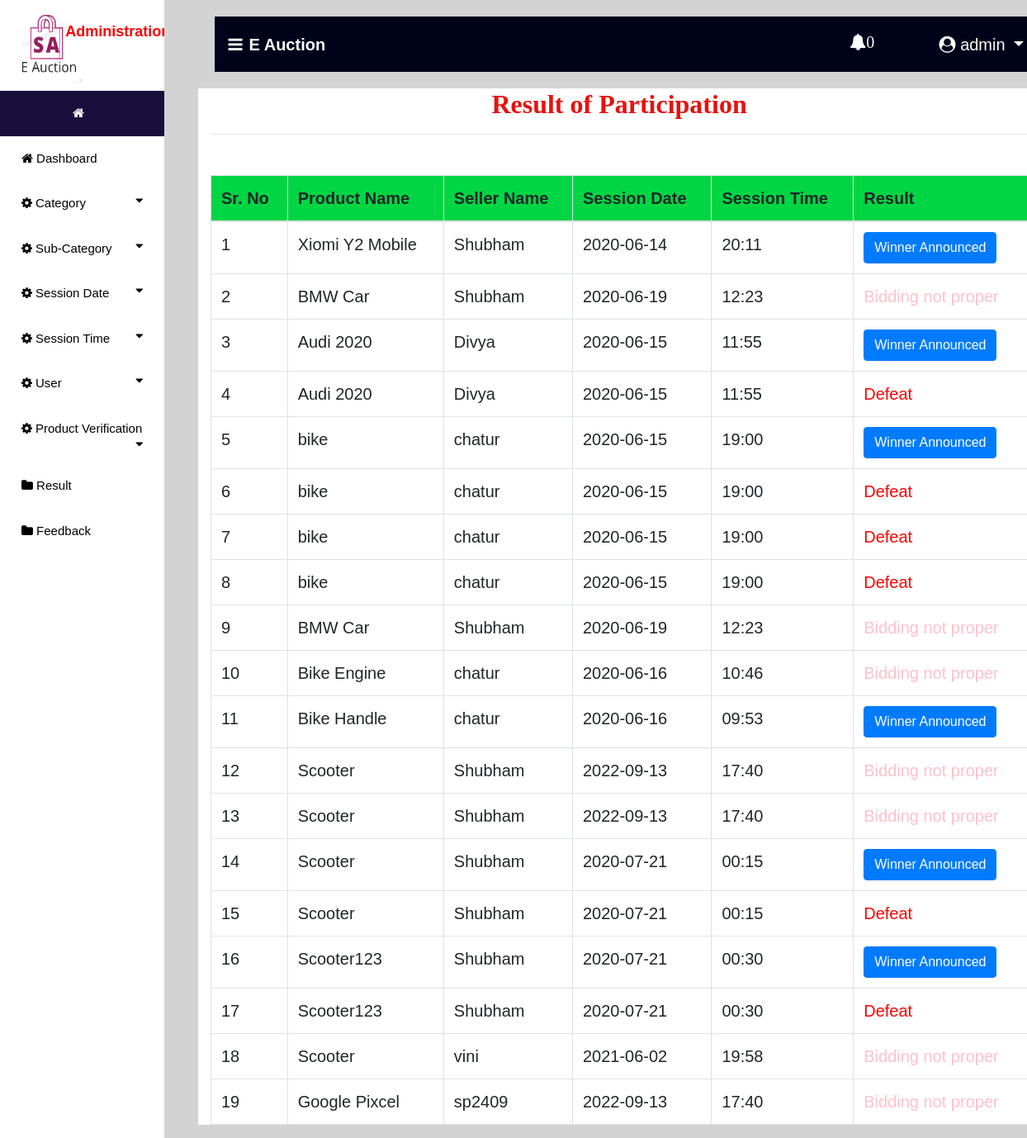
/result (signed in), run on an earlier commit of the app's database.
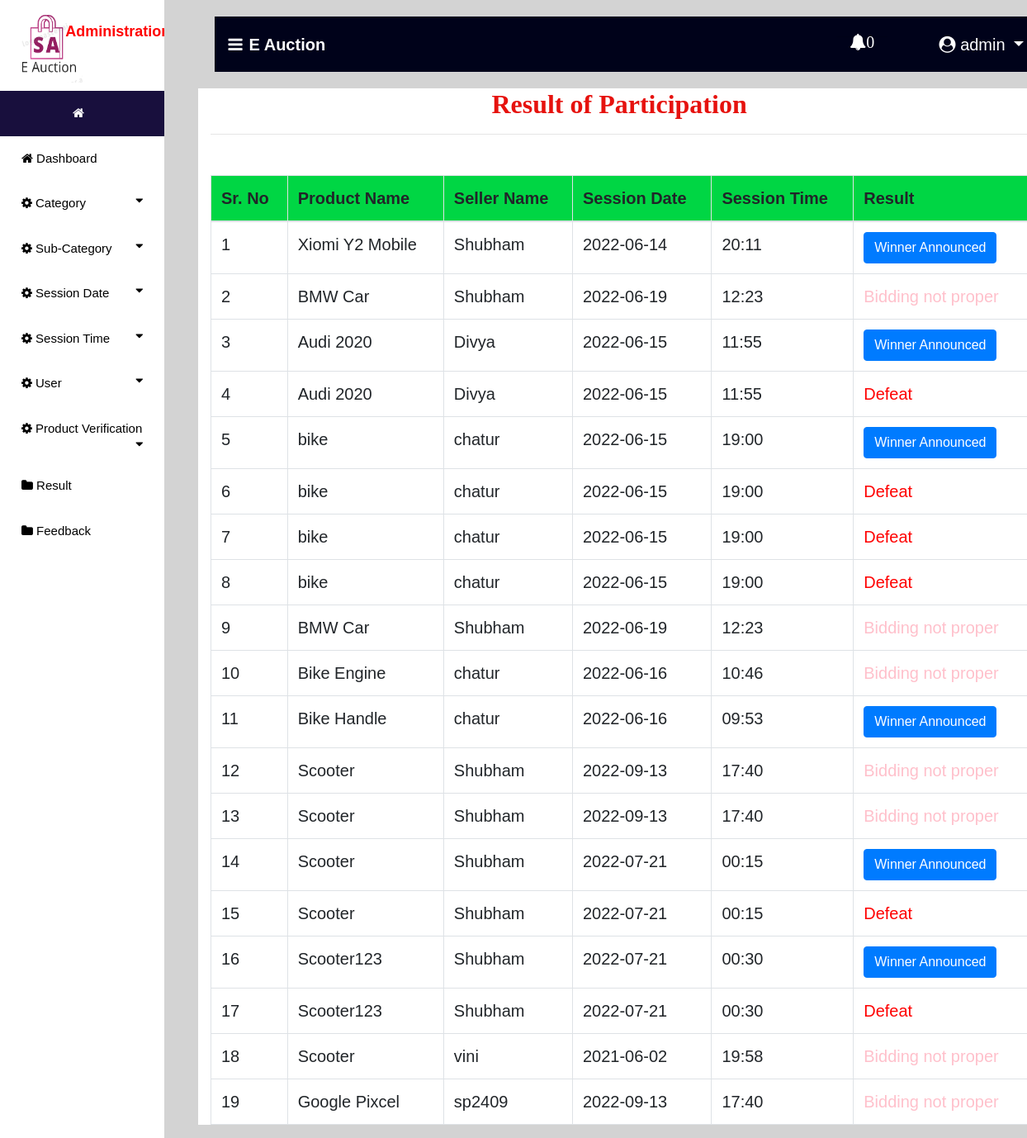
And on a later commit of the database.
### auction/models.py (models this page shows, shortened)
class Participant(models.Model):
    payment = models.ForeignKey(Payment,on_delete=models.CASCADE,null=True)
    new_price = models.IntegerField(null=True)
    result = models.ForeignKey(Result,on_delete=models.CASCADE,null=True)
    user = models.ForeignKey(Bidder,on_delete=models.CASCADE,null=True)
    aucted_product = models.ForeignKey(Aucted_Product,on_delete=models.CASCADE,null=True)
    product = models.ForeignKey(Product,on_delete=models.CASCADE,null=True)

class Aucted_Product(models.Model):
    winner = models.CharField(max_length=100,null=True)
    user = models.ForeignKey(Auction_User,on_delete=models.CASCADE,null=True)
    product = models.ForeignKey(Product,on_delete=models.CASCADE,null=True)

class Product(models.Model):
    temp = models.IntegerField(null=True)
    status  =models.ForeignKey(Status,on_delete=models.CASCADE,null=True)
    name = models.CharField(max_length=100,null=True)
    min_price = models.IntegerField(null=True)
    images = models.FileField(null=True)
    session = models.ForeignKey(Session_Time,on_delete=models.CASCADE,null=True)
    category = models.ForeignKey(Sub_Category,on_delete=models.CASCADE,null=True)

class Session_Time(models.Model):
    date = models.ForeignKey(Session_date,on_delete=models.CASCADE,null=True)
    time = models.CharField(max_length=30,null=True)

class Session_date(models.Model):
    date = models.CharField(max_length=30,null=True)

class Auction_User(models.Model):
    user = models.ForeignKey(User,on_delete=models.CASCADE,null=True)
    dob = models.DateField(null=True)
    address = models.CharField(max_length=100,null=True)
    contact = models.CharField(max_length=10,null=True)
    image = models.FileField(null=True)
    membership = models.ForeignKey(Member_fee,on_delete=models.CASCADE,null=True)

### auction/views.py (the view)
# urls.py: path('result', result, name='result'),
def result(request):
    if not request.user.is_staff:
        return redirect('login_user')
    new2 = new()
    count = 0
    if new2:
        count += 1
    user1 = User.objects.get(id=request.user.id)
    pro=""
    try:
        pro = Bidder.objects.get(user=user1)
        if pro:
            error="pat"
    except:
        pro = Auction_User.objects.get(user=user1)
    error = False
    pro1 = Participant.objects.all()
    d = {'error':error,'pro':pro1,'data':pro,'count':count,'new2':new2}
    return render(request, 'result.html',d)

### auction/views.py (called while the page is built)
def new():
    status = Status.objects.get(status="pending")
    new_pro = Product.objects.filter(status=status)
    return new_pro

### auction/templates/result.html (shortened to what this page needs)
{% extends 'navigation3.html' %}
{% block body1 %}
 <div class="container" style="background:white">
<center><h2 style = "font-family : 'Monotype Corsiva' ; color : #E6120E ; font-weight : bold;margin-top:2%">Result of Participation</h2></center><hr>
<table class="table table-bordered" id="myTable">
  <thead>
  <tr>
    <th>Sr. No</th>
    <th>Product Name</th>
    <th>Seller Name</th>
    <th>Session Date</th>
    <th>Session Time</th>
    <th>Result</th>
  </tr>
  </thead>
   <tbody>
{% for i in pro %}
  <tr>
    <td>{{forloop.counter}}</td>
    <td>{{i.aucted_product.product.name}}</td>
    <td>{{i.aucted_product.user.user.username}}</td>
    <td>{{i.aucted_product.product.session.date.date}}</td>
    <td>{{i.aucted_product.product.session.time}}</td>
      {% if i.result.result == "Winner" %}
      <td><a href="{% url 'winner' i.id %}"><button class="btn btn-primary">
      Winner Announced</button></a></td>
      {% else %}
      {% if i.result.result == "Defeat" %}
        <td style="color:red">Defeat</td>
      {% else %}
      {% if i.result.result == "notproper" %}
        <td style="color:pink">Bidding not proper</td>
      {% else %}
        <td style="color:green">Start on time</td>
      {% endif %}
      {% endif %}
      {% endif %}
  </tr>
   {% endfor %}
    </tbody>
</table>
 </div>
{% endblock %}

What changed in the data, as far as the page shows it:
changed through a linked row, Participant "Xiomi Y2 Mobile": aucted_product.product.session "2020-06-14" → "2022-06-14"
changed through a linked row, Participant (number 2 of 19 on the later page): aucted_product.product.session "2020-06-19" → "2022-06-19"
changed through a linked row, Participant (number 3 of 19 on the later page): aucted_product.product.session "2020-06-15" → "2022-06-15"
changed through a linked row, Participant (number 4 of 19 on the later page): aucted_product.product.session "2020-06-15" → "2022-06-15"
changed through a linked row, Participant (number 5 of 19 on the later page): aucted_product.product.session "2020-06-15" → "2022-06-15"
changed through a linked row, Participant (number 6 of 19 on the later page): aucted_product.product.session "2020-06-15" → "2022-06-15"
changed through a linked row, Participant (number 7 of 19 on the later page): aucted_product.product.session "2020-06-15" → "2022-06-15"
changed through a linked row, Participant (number 8 of 19 on the later page): aucted_product.product.session "2020-06-15" → "2022-06-15"
changed through a linked row, Participant (number 9 of 19 on the later page): aucted_product.product.session "2020-06-19" → "2022-06-19"
changed through a linked row, Participant "Bike Engine": aucted_product.product.session "2020-06-16" → "2022-06-16"
changed through a linked row, Participant "Bike Handle": aucted_product.product.session "2020-06-16" → "2022-06-16"
changed through a linked row, Participant (number 14 of 19 on the later page): aucted_product.product.session "2020-07-21" → "2022-07-21"
changed through a linked row, Participant (number 15 of 19 on the later page): aucted_product.product.session "2020-07-21" → "2022-07-21"
changed through a linked row, Participant (number 16 of 19 on the later page): aucted_product.product.session "2020-07-21" → "2022-07-21"
changed through a linked row, Participant (number 17 of 19 on the later page): aucted_product.product.session "2020-07-21" → "2022-07-21"
